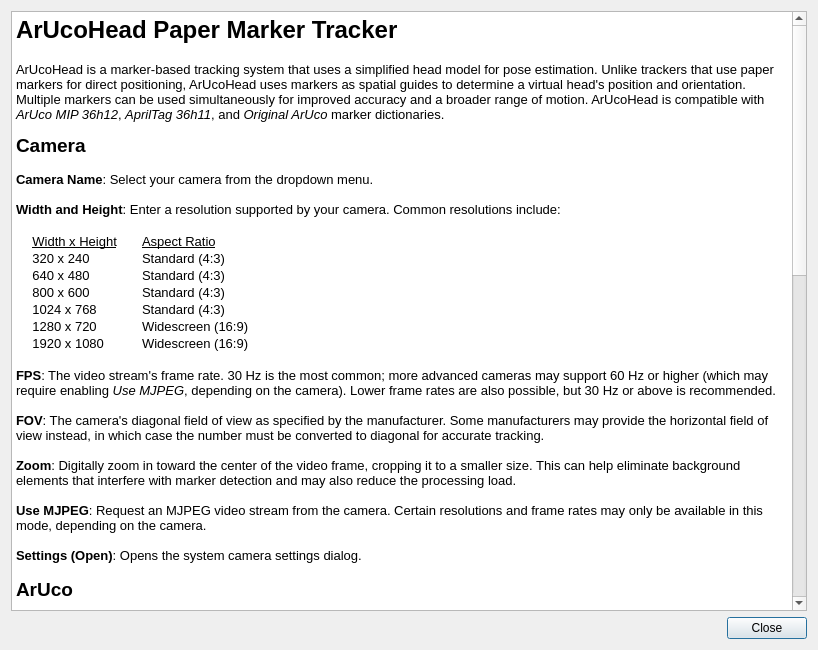
<?xml version="1.0" encoding="UTF-8"?>
<ui version="4.0">
 <class>ArUcoheadHelpDialog</class>
 <widget class="QDialog" name="ArUcoheadHelpDialog">
  <property name="geometry">
   <rect>
    <x>0</x>
    <y>0</y>
    <width>818</width>
    <height>650</height>
   </rect>
  </property>
  <property name="windowTitle">
   <string>ArUcoHead Help</string>
  </property>
  <layout class="QVBoxLayout" name="verticalLayout">
   <item>
    <widget class="QTextBrowser" name="tbHelpText">
     <property name="html">
      <string>&lt;!DOCTYPE HTML PUBLIC &quot;-//W3C//DTD HTML 4.0//EN&quot; &quot;http://www.w3.org/TR/REC-html40/strict.dtd&quot;&gt;
&lt;html&gt;&lt;head&gt;&lt;meta name=&quot;qrichtext&quot; content=&quot;1&quot; /&gt;&lt;meta charset=&quot;utf-8&quot; /&gt;&lt;style type=&quot;text/css&quot;&gt;
p, li { white-space: pre-wrap; }
hr { height: 1px; border-width: 0; }
li.unchecked::marker { content: &quot;\2610&quot;; }
li.checked::marker { content: &quot;\2612&quot;; }
&lt;/style&gt;&lt;/head&gt;&lt;body style=&quot; font-family:'Segoe UI'; font-size:9pt; font-weight:400; font-style:normal;&quot;&gt;
&lt;p style=&quot; margin-top:0px; margin-bottom:0px; margin-left:0px; margin-right:0px; -qt-block-indent:0; text-indent:0px;&quot;&gt;&lt;span style=&quot; font-size:xx-large; font-weight:700;&quot;&gt;ArUcoHead Paper Marker Tracker&lt;/span&gt;&lt;/p&gt;
&lt;p style=&quot; margin-top:18px; margin-bottom:12px; margin-left:0px; margin-right:0px; -qt-block-indent:0; text-indent:0px;&quot;&gt;&lt;span style=&quot; font-size:10pt;&quot;&gt;ArUcoHead is a marker-based tracking system that uses a simplified head model for pose estimation. Unlike trackers that use paper markers for direct positioning, ArUcoHead uses markers as spatial guides to determine a virtual head's position and orientation. Multiple markers can be used simultaneously for improved accuracy and a broader range of motion. ArUcoHead is compatible with &lt;/span&gt;&lt;span style=&quot; font-size:10pt; font-style:italic;&quot;&gt;ArUco MIP 36h12&lt;/span&gt;&lt;span style=&quot; font-size:10pt;&quot;&gt;, &lt;/span&gt;&lt;span style=&quot; font-size:10pt; font-style:italic;&quot;&gt;AprilTag 36h11&lt;/span&gt;&lt;span style=&quot; font-size:10pt;&quot;&gt;, and &lt;/span&gt;&lt;span style=&quot; font-size:10pt; font-style:italic;&quot;&gt;Original ArUco&lt;/span&gt;&lt;span style=&quot; font-size:10pt;&quot;&gt; marker dictionaries.&lt;/span&gt;&lt;/p&gt;
&lt;p style=&quot; margin-top:0px; margin-bottom:0px; margin-left:0px; margin-right:0px; -qt-block-indent:0; text-indent:0px;&quot;&gt;&lt;span style=&quot; font-size:14pt; font-weight:700;&quot;&gt;Camera&lt;/span&gt;&lt;/p&gt;
&lt;p style=&quot; margin-top:0px; margin-bottom:0px; margin-left:0px; margin-right:0px; -qt-block-indent:0; text-indent:0px;&quot;&gt;&lt;span style=&quot; font-size:10pt; font-weight:700;&quot;&gt;&lt;br /&gt;Camera Name&lt;/span&gt;&lt;span style=&quot; font-size:10pt;&quot;&gt;: Select your camera from the dropdown menu.&lt;/span&gt;&lt;/p&gt;
&lt;p style=&quot;-qt-paragraph-type:empty; margin-top:0px; margin-bottom:0px; margin-left:0px; margin-right:0px; -qt-block-indent:0; text-indent:0px; font-size:10pt; font-weight:700;&quot;&gt;&lt;br /&gt;&lt;/p&gt;
&lt;p style=&quot; margin-top:0px; margin-bottom:0px; margin-left:0px; margin-right:0px; -qt-block-indent:0; text-indent:0px;&quot;&gt;&lt;span style=&quot; font-size:10pt; font-weight:700;&quot;&gt;Width and Height&lt;/span&gt;&lt;span style=&quot; font-size:10pt;&quot;&gt;: Enter a resolution supported by your camera. Common resolutions include:&lt;/span&gt;&lt;/p&gt;
&lt;p style=&quot;-qt-paragraph-type:empty; margin-top:0px; margin-bottom:0px; margin-left:0px; margin-right:0px; -qt-block-indent:0; text-indent:0px; font-size:10pt;&quot;&gt;&lt;br /&gt;&lt;/p&gt;
&lt;p style=&quot;-qt-paragraph-type:empty; margin-top:0px; margin-bottom:0px; margin-left:0px; margin-right:0px; -qt-block-indent:0; text-indent:0px; font-size:10pt;&quot;&gt;&lt;br /&gt;&lt;/p&gt;
&lt;table border=&quot;0&quot; style=&quot; margin-top:0px; margin-bottom:0px; margin-left:0px; margin-right:0px;&quot; cellspacing=&quot;2&quot; cellpadding=&quot;0&quot;&gt;&lt;thead&gt;
&lt;tr&gt;
&lt;td&gt;
&lt;p style=&quot; margin-top:0px; margin-bottom:0px; margin-left:0px; margin-right:0px; -qt-block-indent:0; text-indent:0px;&quot;&gt;&lt;span style=&quot; font-size:10pt;&quot;&gt;    &lt;/span&gt;&lt;span style=&quot; font-size:10pt; text-decoration: underline;&quot;&gt;Width x Height&lt;/span&gt;&lt;/p&gt;&lt;/td&gt;
&lt;td&gt;
&lt;p style=&quot; margin-top:0px; margin-bottom:0px; margin-left:0px; margin-right:0px; -qt-block-indent:0; text-indent:0px;&quot;&gt;&lt;span style=&quot; font-size:10pt; text-decoration: underline;&quot;&gt;Aspect Ratio&lt;/span&gt;&lt;/p&gt;&lt;/td&gt;&lt;/tr&gt;&lt;/thead&gt;
&lt;tr&gt;
&lt;td&gt;
&lt;p style=&quot; margin-top:0px; margin-bottom:0px; margin-left:0px; margin-right:0px; -qt-block-indent:0; text-indent:0px;&quot;&gt;&lt;span style=&quot; font-size:10pt;&quot;&gt;    320 x 240&lt;/span&gt;&lt;/p&gt;&lt;/td&gt;
&lt;td&gt;
&lt;p style=&quot; margin-top:0px; margin-bottom:0px; margin-left:0px; margin-right:0px; -qt-block-indent:0; text-indent:0px;&quot;&gt;&lt;span style=&quot; font-size:10pt;&quot;&gt;Standard (4:3)&lt;/span&gt;&lt;/p&gt;&lt;/td&gt;&lt;/tr&gt;
&lt;tr&gt;
&lt;td&gt;
&lt;p style=&quot; margin-top:0px; margin-bottom:0px; margin-left:0px; margin-right:0px; -qt-block-indent:0; text-indent:0px;&quot;&gt;&lt;span style=&quot; font-size:10pt;&quot;&gt;    640 x 480      &lt;/span&gt;&lt;/p&gt;&lt;/td&gt;
&lt;td&gt;
&lt;p style=&quot; margin-top:0px; margin-bottom:0px; margin-left:0px; margin-right:0px; -qt-block-indent:0; text-indent:0px;&quot;&gt;&lt;span style=&quot; font-size:10pt;&quot;&gt;Standard (4:3)&lt;/span&gt;&lt;/p&gt;&lt;/td&gt;&lt;/tr&gt;
&lt;tr&gt;
&lt;td&gt;
&lt;p style=&quot; margin-top:0px; margin-bottom:0px; margin-left:0px; margin-right:0px; -qt-block-indent:0; text-indent:0px;&quot;&gt;&lt;span style=&quot; font-size:10pt;&quot;&gt;    800 x 600&lt;/span&gt;&lt;/p&gt;&lt;/td&gt;
&lt;td&gt;
&lt;p style=&quot; margin-top:0px; margin-bottom:0px; margin-left:0px; margin-right:0px; -qt-block-indent:0; text-indent:0px;&quot;&gt;&lt;span style=&quot; font-size:10pt;&quot;&gt;Standard (4:3)&lt;/span&gt;&lt;/p&gt;&lt;/td&gt;&lt;/tr&gt;
&lt;tr&gt;
&lt;td&gt;
&lt;p style=&quot; margin-top:0px; margin-bottom:0px; margin-left:0px; margin-right:0px; -qt-block-indent:0; text-indent:0px;&quot;&gt;&lt;span style=&quot; font-size:10pt;&quot;&gt;    1024 x 768&lt;/span&gt;&lt;/p&gt;&lt;/td&gt;
&lt;td&gt;
&lt;p style=&quot; margin-top:0px; margin-bottom:0px; margin-left:0px; margin-right:0px; -qt-block-indent:0; text-indent:0px;&quot;&gt;&lt;span style=&quot; font-size:10pt;&quot;&gt;Standard (4:3)&lt;/span&gt;&lt;/p&gt;&lt;/td&gt;&lt;/tr&gt;
&lt;tr&gt;
&lt;td&gt;
&lt;p style=&quot; margin-top:0px; margin-bottom:0px; margin-left:0px; margin-right:0px; -qt-block-indent:0; text-indent:0px;&quot;&gt;&lt;span style=&quot; font-size:10pt;&quot;&gt;    1280 x 720&lt;/span&gt;&lt;/p&gt;&lt;/td&gt;
&lt;td&gt;
&lt;p style=&quot; margin-top:0px; margin-bottom:0px; margin-left:0px; margin-right:0px; -qt-block-indent:0; text-indent:0px;&quot;&gt;&lt;span style=&quot; font-size:10pt;&quot;&gt;Widescreen (16:9)&lt;/span&gt;&lt;/p&gt;&lt;/td&gt;&lt;/tr&gt;
&lt;tr&gt;
&lt;td&gt;
&lt;p style=&quot; margin-top:0px; margin-bottom:0px; margin-left:0px; margin-right:0px; -qt-block-indent:0; text-indent:0px;&quot;&gt;&lt;span style=&quot; font-size:10pt;&quot;&gt;    1920 x 1080          &lt;/span&gt;&lt;/p&gt;&lt;/td&gt;
&lt;td&gt;
&lt;p style=&quot; margin-top:0px; margin-bottom:0px; margin-left:0px; margin-right:0px; -qt-block-indent:0; text-indent:0px;&quot;&gt;&lt;span style=&quot; font-size:10pt;&quot;&gt;Widescreen (16:9)&lt;/span&gt;&lt;/p&gt;&lt;/td&gt;&lt;/tr&gt;&lt;/table&gt;
&lt;p style=&quot;-qt-paragraph-type:empty; margin-top:0px; margin-bottom:0px; margin-left:0px; margin-right:0px; -qt-block-indent:0; text-indent:0px; font-size:10pt;&quot;&gt;&lt;br /&gt;&lt;/p&gt;
&lt;p style=&quot; margin-top:0px; margin-bottom:0px; margin-left:0px; margin-right:0px; -qt-block-indent:0; text-indent:0px;&quot;&gt;&lt;span style=&quot; font-size:10pt; font-weight:700;&quot;&gt;FPS&lt;/span&gt;&lt;span style=&quot; font-size:10pt;&quot;&gt;: The video stream's frame rate. 30 Hz is the most common; more advanced cameras may support 60 Hz or higher (which may require enabling &lt;/span&gt;&lt;span style=&quot; font-size:10pt; font-style:italic;&quot;&gt;Use MJPEG&lt;/span&gt;&lt;span style=&quot; font-size:10pt;&quot;&gt;, depending on the camera). Lower frame rates are also possible, but 30 Hz or above is recommended.&lt;/span&gt;&lt;/p&gt;
&lt;p style=&quot;-qt-paragraph-type:empty; margin-top:0px; margin-bottom:0px; margin-left:0px; margin-right:0px; -qt-block-indent:0; text-indent:0px; font-size:10pt; font-weight:700;&quot;&gt;&lt;br /&gt;&lt;/p&gt;
&lt;p style=&quot; margin-top:0px; margin-bottom:0px; margin-left:0px; margin-right:0px; -qt-block-indent:0; text-indent:0px;&quot;&gt;&lt;span style=&quot; font-size:10pt; font-weight:700;&quot;&gt;FOV&lt;/span&gt;&lt;span style=&quot; font-size:10pt;&quot;&gt;: The camera's diagonal field of view as specified by the manufacturer. Some manufacturers may provide the horizontal field of view instead, in which case the number must be converted to diagonal for accurate tracking.&lt;/span&gt;&lt;/p&gt;
&lt;p style=&quot;-qt-paragraph-type:empty; margin-top:0px; margin-bottom:0px; margin-left:0px; margin-right:0px; -qt-block-indent:0; text-indent:0px; font-size:10pt;&quot;&gt;&lt;br /&gt;&lt;/p&gt;
&lt;p style=&quot; margin-top:0px; margin-bottom:0px; margin-left:0px; margin-right:0px; -qt-block-indent:0; text-indent:0px;&quot;&gt;&lt;span style=&quot; font-size:10pt; font-weight:700;&quot;&gt;Zoom&lt;/span&gt;&lt;span style=&quot; font-size:10pt;&quot;&gt;: Digitally zoom in toward the center of the video frame, cropping it to a smaller size. This can help eliminate background elements that interfere with marker detection and may also reduce the processing load.&lt;/span&gt;&lt;/p&gt;
&lt;p style=&quot;-qt-paragraph-type:empty; margin-top:0px; margin-bottom:0px; margin-left:0px; margin-right:0px; -qt-block-indent:0; text-indent:0px; font-size:10pt;&quot;&gt;&lt;br /&gt;&lt;/p&gt;
&lt;p style=&quot; margin-top:0px; margin-bottom:0px; margin-left:0px; margin-right:0px; -qt-block-indent:0; text-indent:0px;&quot;&gt;&lt;span style=&quot; font-size:10pt; font-weight:700;&quot;&gt;Use MJPEG&lt;/span&gt;&lt;span style=&quot; font-size:10pt;&quot;&gt;: Request an MJPEG video stream from the camera. Certain resolutions and frame rates may only be available in this mode, depending on the camera.&lt;/span&gt;&lt;/p&gt;
&lt;p style=&quot;-qt-paragraph-type:empty; margin-top:0px; margin-bottom:0px; margin-left:0px; margin-right:0px; -qt-block-indent:0; text-indent:0px; font-size:10pt;&quot;&gt;&lt;br /&gt;&lt;/p&gt;
&lt;p style=&quot; margin-top:0px; margin-bottom:0px; margin-left:0px; margin-right:0px; -qt-block-indent:0; text-indent:0px;&quot;&gt;&lt;span style=&quot; font-size:10pt; font-weight:700;&quot;&gt;Settings (Open)&lt;/span&gt;&lt;span style=&quot; font-size:10pt;&quot;&gt;: Opens the system camera settings dialog.&lt;/span&gt;&lt;/p&gt;
&lt;p style=&quot;-qt-paragraph-type:empty; margin-top:0px; margin-bottom:0px; margin-left:0px; margin-right:0px; -qt-block-indent:0; text-indent:0px; font-size:10pt;&quot;&gt;&lt;br /&gt;&lt;/p&gt;
&lt;p style=&quot; margin-top:0px; margin-bottom:0px; margin-left:0px; margin-right:0px; -qt-block-indent:0; text-indent:0px;&quot;&gt;&lt;span style=&quot; font-size:14pt; font-weight:700;&quot;&gt;ArUco&lt;/span&gt;&lt;/p&gt;
&lt;p style=&quot;-qt-paragraph-type:empty; margin-top:0px; margin-bottom:0px; margin-left:0px; margin-right:0px; -qt-block-indent:0; text-indent:0px;&quot;&gt;&lt;br /&gt;&lt;/p&gt;
&lt;p style=&quot; margin-top:0px; margin-bottom:0px; margin-left:0px; margin-right:0px; -qt-block-indent:0; text-indent:0px;&quot;&gt;&lt;span style=&quot; font-size:10pt;&quot;&gt;Markers can be generated and printed at &lt;/span&gt;&lt;a href=&quot;https://chev.me/arucogen/&quot;&gt;&lt;span style=&quot; font-size:10pt; text-decoration: underline; color:#003e92;&quot;&gt;chev.me/arucogen/&lt;/span&gt;&lt;/a&gt;&lt;span style=&quot; font-size:10pt;&quot;&gt;. Use double-sided tape or a thin layer of glue stick to affix the printed markers to a rigid surface like cardboard or a 3D-printed plate, then mount them on a hat or head band. Start the tracker with your head facing forward, looking straight at the monitor. Avoid mounting the markers such that they're flat to the camera while in this position as pose detection is less reliable when markers are facing the camera straight-on.&lt;/span&gt;&lt;/p&gt;
&lt;p style=&quot;-qt-paragraph-type:empty; margin-top:0px; margin-bottom:0px; margin-left:0px; margin-right:0px; -qt-block-indent:0; text-indent:0px;&quot;&gt;&lt;br /&gt;&lt;/p&gt;
&lt;p style=&quot; margin-top:0px; margin-bottom:0px; margin-left:0px; margin-right:0px; -qt-block-indent:0; text-indent:0px;&quot;&gt;&lt;span style=&quot; font-size:10pt; font-weight:700;&quot;&gt;Dictionary&lt;/span&gt;&lt;span style=&quot; font-size:10pt;&quot;&gt;: ArUcoHead supports the use of &lt;/span&gt;&lt;span style=&quot; font-size:10pt; font-style:italic;&quot;&gt;ArUco MIP 36h12&lt;/span&gt;&lt;span style=&quot; font-size:10pt;&quot;&gt;, &lt;/span&gt;&lt;span style=&quot; font-size:10pt; font-style:italic;&quot;&gt;AprilTag 36h11&lt;/span&gt;&lt;span style=&quot; font-size:10pt;&quot;&gt;, and &lt;/span&gt;&lt;span style=&quot; font-size:10pt; font-style:italic;&quot;&gt;Original ArUco&lt;/span&gt;&lt;span style=&quot; font-size:10pt;&quot;&gt; markers. ArUco MIP 36h12 and AprilTag 36h11 offer the best reliability — more accurate ID detection with fewer false positives — while Original ArUco may be slightly faster.&lt;/span&gt;&lt;/p&gt;
&lt;p style=&quot;-qt-paragraph-type:empty; margin-top:0px; margin-bottom:0px; margin-left:0px; margin-right:0px; -qt-block-indent:0; text-indent:0px; font-size:10pt;&quot;&gt;&lt;br /&gt;&lt;/p&gt;
&lt;p style=&quot; margin-top:0px; margin-bottom:0px; margin-left:0px; margin-right:0px; -qt-block-indent:0; text-indent:0px;&quot;&gt;&lt;span style=&quot; font-size:10pt; font-weight:700;&quot;&gt;Marker size&lt;/span&gt;&lt;span style=&quot; font-size:10pt;&quot;&gt;: The ideal marker size will depend on camera resolution, the maximum distance from the camera, and personal comfort. The lower the camera's resolution and the greater the distance from the camera, the larger the markers need to be. The default is 80mm, which is suitable for close to medium distances.&lt;/span&gt;&lt;/p&gt;
&lt;p style=&quot;-qt-paragraph-type:empty; margin-top:0px; margin-bottom:0px; margin-left:0px; margin-right:0px; -qt-block-indent:0; text-indent:0px; font-size:10pt;&quot;&gt;&lt;br /&gt;&lt;/p&gt;
&lt;p style=&quot; margin-top:0px; margin-bottom:0px; margin-left:0px; margin-right:0px; -qt-block-indent:0; text-indent:0px;&quot;&gt;&lt;span style=&quot; font-size:10pt;&quot;&gt;For best results always include a plain white border around the marker. This border should be at least the width of one marker cell (one of the black or white squares that make up the marker), and preferably the width of two cells. Small borders are likely to give poor results, especially at lower resolutions.&lt;/span&gt;&lt;/p&gt;
&lt;p style=&quot; margin-top:12px; margin-bottom:12px; margin-left:0px; margin-right:0px; -qt-block-indent:0; text-indent:0px;&quot;&gt;    &lt;/p&gt;
&lt;table border=&quot;0&quot; style=&quot; margin-top:0px; margin-bottom:0px; margin-left:0px; margin-right:0px;&quot; cellspacing=&quot;2&quot; cellpadding=&quot;0&quot;&gt;&lt;thead&gt;
&lt;tr&gt;
&lt;td&gt;
&lt;p style=&quot; margin-top:0px; margin-bottom:0px; margin-left:0px; margin-right:0px; -qt-block-indent:0; text-indent:0px;&quot;&gt;&lt;span style=&quot; font-size:10pt; text-decoration: underline;&quot;&gt;Marker Type&lt;/span&gt;&lt;/p&gt;&lt;/td&gt;
&lt;td&gt;
&lt;p style=&quot; margin-top:0px; margin-bottom:0px; margin-left:0px; margin-right:0px; -qt-block-indent:0; text-indent:0px;&quot;&gt;&lt;span style=&quot; font-size:10pt; text-decoration: underline;&quot;&gt;Minimum Border Size&lt;/span&gt;&lt;/p&gt;&lt;/td&gt;
&lt;td&gt;
&lt;p style=&quot; margin-top:0px; margin-bottom:0px; margin-left:0px; margin-right:0px; -qt-block-indent:0; text-indent:0px;&quot;&gt;&lt;span style=&quot; font-size:10pt; text-decoration: underline;&quot;&gt;Recommended Border Size&lt;/span&gt;&lt;/p&gt;&lt;/td&gt;&lt;/tr&gt;&lt;/thead&gt;
&lt;tr&gt;
&lt;td&gt;
&lt;p style=&quot; margin-top:0px; margin-bottom:0px; margin-left:0px; margin-right:0px; -qt-block-indent:0; text-indent:0px;&quot;&gt;&lt;span style=&quot; font-size:10pt;&quot;&gt;ArUco MIP 36h12     &lt;/span&gt;&lt;/p&gt;&lt;/td&gt;
&lt;td&gt;
&lt;p style=&quot; margin-top:0px; margin-bottom:0px; margin-left:0px; margin-right:0px; -qt-block-indent:0; text-indent:0px;&quot;&gt;&lt;span style=&quot; font-size:10pt;&quot;&gt;Marker size x 1⁄8             &lt;/span&gt;&lt;/p&gt;&lt;/td&gt;
&lt;td&gt;
&lt;p style=&quot; margin-top:0px; margin-bottom:0px; margin-left:0px; margin-right:0px; -qt-block-indent:0; text-indent:0px;&quot;&gt;&lt;span style=&quot; font-size:10pt;&quot;&gt;Marker size x 2⁄8&lt;/span&gt;&lt;/p&gt;&lt;/td&gt;&lt;/tr&gt;
&lt;tr&gt;
&lt;td&gt;
&lt;p style=&quot; margin-top:0px; margin-bottom:0px; margin-left:0px; margin-right:0px; -qt-block-indent:0; text-indent:0px;&quot;&gt;&lt;span style=&quot; font-size:10pt;&quot;&gt;AprilTag 36h11      &lt;/span&gt;&lt;/p&gt;&lt;/td&gt;
&lt;td&gt;
&lt;p style=&quot; margin-top:0px; margin-bottom:0px; margin-left:0px; margin-right:0px; -qt-block-indent:0; text-indent:0px;&quot;&gt;&lt;span style=&quot; font-size:10pt;&quot;&gt;Marker size x 1⁄8          &lt;/span&gt;&lt;/p&gt;&lt;/td&gt;
&lt;td&gt;
&lt;p style=&quot; margin-top:0px; margin-bottom:0px; margin-left:0px; margin-right:0px; -qt-block-indent:0; text-indent:0px;&quot;&gt;&lt;span style=&quot; font-size:10pt;&quot;&gt;Marker size x 2⁄8&lt;/span&gt;&lt;/p&gt;&lt;/td&gt;&lt;/tr&gt;
&lt;tr&gt;
&lt;td&gt;
&lt;p style=&quot; margin-top:0px; margin-bottom:0px; margin-left:0px; margin-right:0px; -qt-block-indent:0; text-indent:0px;&quot;&gt;&lt;span style=&quot; font-size:10pt;&quot;&gt;Original ArUco&lt;/span&gt;&lt;/p&gt;&lt;/td&gt;
&lt;td&gt;
&lt;p style=&quot; margin-top:0px; margin-bottom:0px; margin-left:0px; margin-right:0px; -qt-block-indent:0; text-indent:0px;&quot;&gt;&lt;span style=&quot; font-size:10pt;&quot;&gt;Marker size x 1⁄7     &lt;/span&gt;&lt;/p&gt;&lt;/td&gt;
&lt;td&gt;
&lt;p style=&quot; margin-top:0px; margin-bottom:0px; margin-left:0px; margin-right:0px; -qt-block-indent:0; text-indent:0px;&quot;&gt;&lt;span style=&quot; font-size:10pt;&quot;&gt;Marker size x 2⁄7&lt;/span&gt;&lt;/p&gt;&lt;/td&gt;&lt;/tr&gt;&lt;/table&gt;
&lt;p style=&quot; margin-top:0px; margin-bottom:0px; margin-left:0px; margin-right:0px; -qt-block-indent:0; text-indent:0px;&quot;&gt;&lt;span style=&quot; font-size:10pt;&quot;&gt;&lt;br /&gt;&lt;/span&gt;&lt;span style=&quot; font-size:10pt; font-style:italic;&quot;&gt;Example: A 80 mm MIP 36h12 marker requires a 10 mm white border on all sides at a minimum, for a total mounted area of 100 × 100 mm. For better results a 20 mm border is recommended, for a total mounted area of 120 x 120 mm.&lt;/span&gt;&lt;/p&gt;
&lt;p style=&quot;-qt-paragraph-type:empty; margin-top:0px; margin-bottom:0px; margin-left:0px; margin-right:0px; -qt-block-indent:0; text-indent:0px; font-size:10pt; font-style:italic;&quot;&gt;&lt;br /&gt;&lt;/p&gt;
&lt;p style=&quot; margin-top:0px; margin-bottom:0px; margin-left:0px; margin-right:0px; -qt-block-indent:0; text-indent:0px;&quot;&gt;&lt;span style=&quot; font-size:10pt; font-weight:700;&quot;&gt;Number of markers&lt;/span&gt;&lt;span style=&quot; font-size:10pt;&quot;&gt;: The maximum number of markers to use for pose estimation.&lt;/span&gt;&lt;/p&gt;
&lt;p style=&quot;-qt-paragraph-type:empty; margin-top:0px; margin-bottom:0px; margin-left:0px; margin-right:0px; -qt-block-indent:0; text-indent:0px; font-size:10pt;&quot;&gt;&lt;br /&gt;&lt;/p&gt;
&lt;p style=&quot; margin-top:0px; margin-bottom:0px; margin-left:0px; margin-right:0px; -qt-block-indent:0; text-indent:0px;&quot;&gt;&lt;span style=&quot; font-size:10pt; font-weight:700;&quot;&gt;First marker ID&lt;/span&gt;&lt;span style=&quot; font-size:10pt;&quot;&gt;: The ID of the lowest-numbered marker to use. Other markers should be numbered sequentially from this value. Together with the number of markers, this defines the range of IDs the tracker will look for. Any ID outside this range is ignored to guard against false detections.&lt;/span&gt;&lt;/p&gt;
&lt;p style=&quot;-qt-paragraph-type:empty; margin-top:0px; margin-bottom:0px; margin-left:0px; margin-right:0px; -qt-block-indent:0; text-indent:0px; font-size:10pt;&quot;&gt;&lt;br /&gt;&lt;/p&gt;
&lt;p style=&quot; margin-top:0px; margin-bottom:0px; margin-left:0px; margin-right:0px; -qt-block-indent:0; text-indent:0px;&quot;&gt;&lt;span style=&quot; font-size:10pt; font-weight:700;&quot;&gt;Preferred marker angle (minimum)&lt;/span&gt;&lt;span style=&quot; font-size:10pt;&quot;&gt;: When using multiple markers, prioritize markers whose angle relative to the camera is greater than this value. This may help reduce the jitter that can be observed when some of the markers are nearly flat to the camera. If no detected markers meet this requirement the tracker will choose among the best available markers instead. The default is 15°&lt;/span&gt;&lt;/p&gt;
&lt;p style=&quot;-qt-paragraph-type:empty; margin-top:0px; margin-bottom:0px; margin-left:0px; margin-right:0px; -qt-block-indent:0; text-indent:0px; font-size:10pt; font-style:italic;&quot;&gt;&lt;br /&gt;&lt;/p&gt;
&lt;p style=&quot; margin-top:0px; margin-bottom:0px; margin-left:0px; margin-right:0px; -qt-block-indent:0; text-indent:0px;&quot;&gt;&lt;span style=&quot; font-size:10pt; font-weight:700;&quot;&gt;Preferred marker angle (maximum)&lt;/span&gt;&lt;span style=&quot; font-size:10pt;&quot;&gt;: When using multiple markers, prioritize markers whose angle relative to the camera is less than this value. This may help reduce the jitter that can be observed when some of the markers are angled away from the camera, especially at lower resolutions or when marker borders are small. If no detected markers meet this requirement the tracker will choose among the best available markers instead. The default is 50°&lt;/span&gt;&lt;span style=&quot; font-size:10pt; font-style:italic;&quot;&gt;&lt;br /&gt;&lt;/span&gt;&lt;span style=&quot; font-size:10pt;&quot;&gt;&lt;br /&gt;To include all angles set the minimum angle to 0° and the maximum to 90°.&lt;/span&gt;&lt;/p&gt;
&lt;p style=&quot;-qt-paragraph-type:empty; margin-top:0px; margin-bottom:0px; margin-left:0px; margin-right:0px; -qt-block-indent:0; text-indent:0px;&quot;&gt;&lt;br /&gt;&lt;/p&gt;
&lt;p style=&quot; margin-top:0px; margin-bottom:0px; margin-left:0px; margin-right:0px; -qt-block-indent:0; text-indent:0px;&quot;&gt;&lt;span style=&quot; font-size:14pt; font-weight:700;&quot;&gt;Head&lt;/span&gt;&lt;/p&gt;
&lt;p style=&quot;-qt-paragraph-type:empty; margin-top:0px; margin-bottom:0px; margin-left:0px; margin-right:0px; -qt-block-indent:0; text-indent:0px;&quot;&gt;&lt;br /&gt;&lt;/p&gt;
&lt;p style=&quot; margin-top:0px; margin-bottom:0px; margin-left:0px; margin-right:0px; -qt-block-indent:0; text-indent:0px;&quot;&gt;&lt;span style=&quot; font-size:10pt;&quot;&gt;These measurements help the software translate marker movement into accurate head rotation.&lt;/span&gt;&lt;/p&gt;
&lt;p style=&quot;-qt-paragraph-type:empty; margin-top:0px; margin-bottom:0px; margin-left:0px; margin-right:0px; -qt-block-indent:0; text-indent:0px; font-size:10pt;&quot;&gt;&lt;br /&gt;&lt;/p&gt;
&lt;p style=&quot; margin-top:0px; margin-bottom:0px; margin-left:0px; margin-right:0px; -qt-block-indent:0; text-indent:0px;&quot;&gt;&lt;span style=&quot; font-size:10pt; font-weight:700;&quot;&gt;Head circumference&lt;/span&gt;&lt;span style=&quot; font-size:10pt;&quot;&gt;: Measure around your head at the exact level where the markers are positioned.&lt;/span&gt;&lt;/p&gt;
&lt;p style=&quot;-qt-paragraph-type:empty; margin-top:0px; margin-bottom:0px; margin-left:0px; margin-right:0px; -qt-block-indent:0; text-indent:0px; font-size:10pt;&quot;&gt;&lt;br /&gt;&lt;/p&gt;
&lt;p style=&quot; margin-top:0px; margin-bottom:0px; margin-left:0px; margin-right:0px; -qt-block-indent:0; text-indent:0px;&quot;&gt;&lt;span style=&quot; font-size:10pt; font-weight:700;&quot;&gt;Jawline to marker distance&lt;/span&gt;&lt;span style=&quot; font-size:10pt;&quot;&gt;: Measure vertically from your jawline to the marker level, used to determine the pivot point for head rotation.&lt;/span&gt;&lt;/p&gt;&lt;/body&gt;&lt;/html&gt;</string>
     </property>
     <property name="openExternalLinks">
      <bool>true</bool>
     </property>
     <property name="openLinks">
      <bool>true</bool>
     </property>
    </widget>
   </item>
   <item>
    <widget class="QDialogButtonBox" name="buttonBox">
     <property name="orientation">
      <enum>Qt::Orientation::Horizontal</enum>
     </property>
     <property name="standardButtons">
      <set>QDialogButtonBox::StandardButton::Close</set>
     </property>
    </widget>
   </item>
  </layout>
 </widget>
 <resources/>
 <connections>
  <connection>
   <sender>buttonBox</sender>
   <signal>accepted()</signal>
   <receiver>ArUcoheadHelpDialog</receiver>
   <slot>accept()</slot>
   <hints>
    <hint type="sourcelabel">
     <x>248</x>
     <y>254</y>
    </hint>
    <hint type="destinationlabel">
     <x>157</x>
     <y>274</y>
    </hint>
   </hints>
  </connection>
  <connection>
   <sender>buttonBox</sender>
   <signal>rejected()</signal>
   <receiver>ArUcoheadHelpDialog</receiver>
   <slot>reject()</slot>
   <hints>
    <hint type="sourcelabel">
     <x>316</x>
     <y>260</y>
    </hint>
    <hint type="destinationlabel">
     <x>286</x>
     <y>274</y>
    </hint>
   </hints>
  </connection>
 </connections>
</ui>
